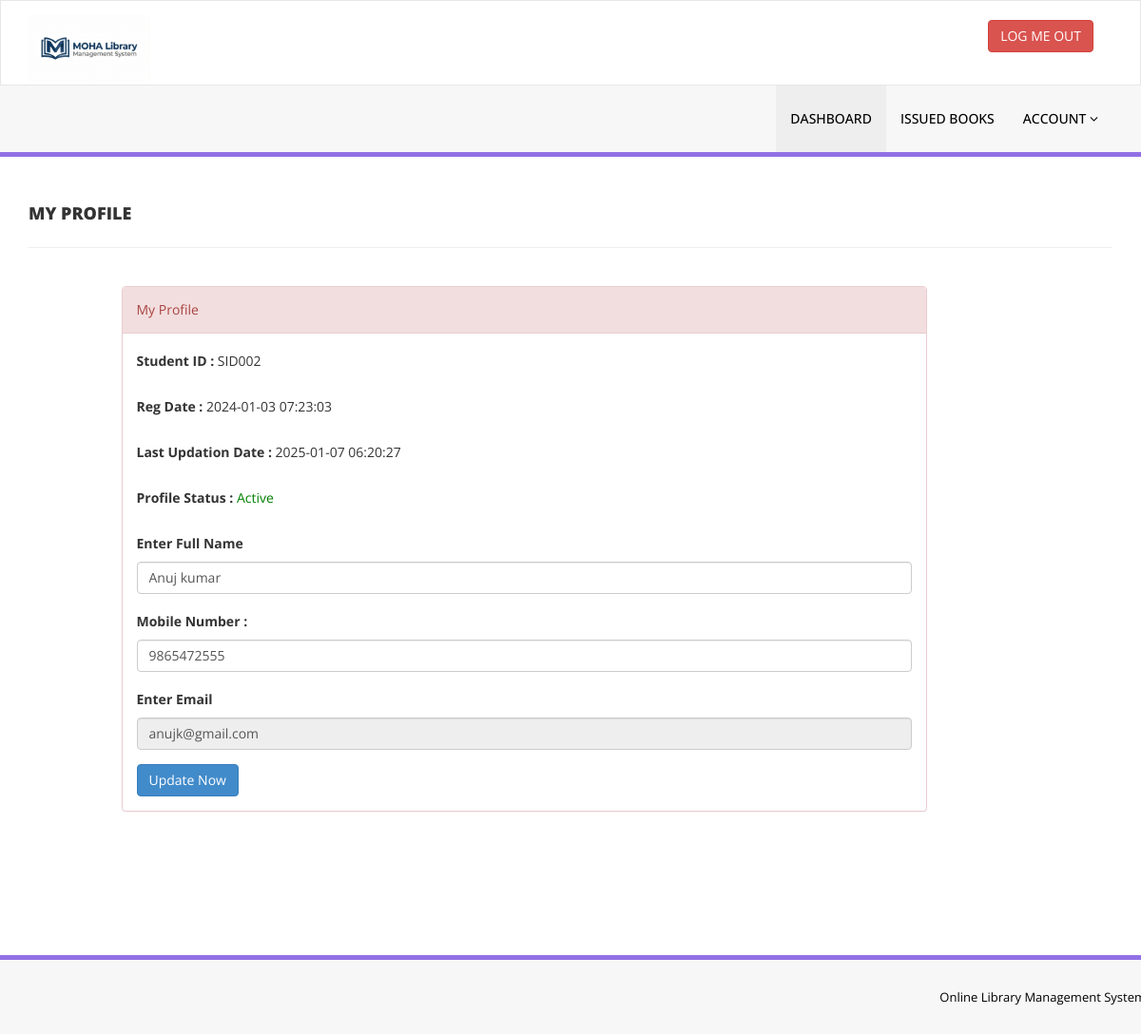
The app's page /my-profile.php (signed in), older data.
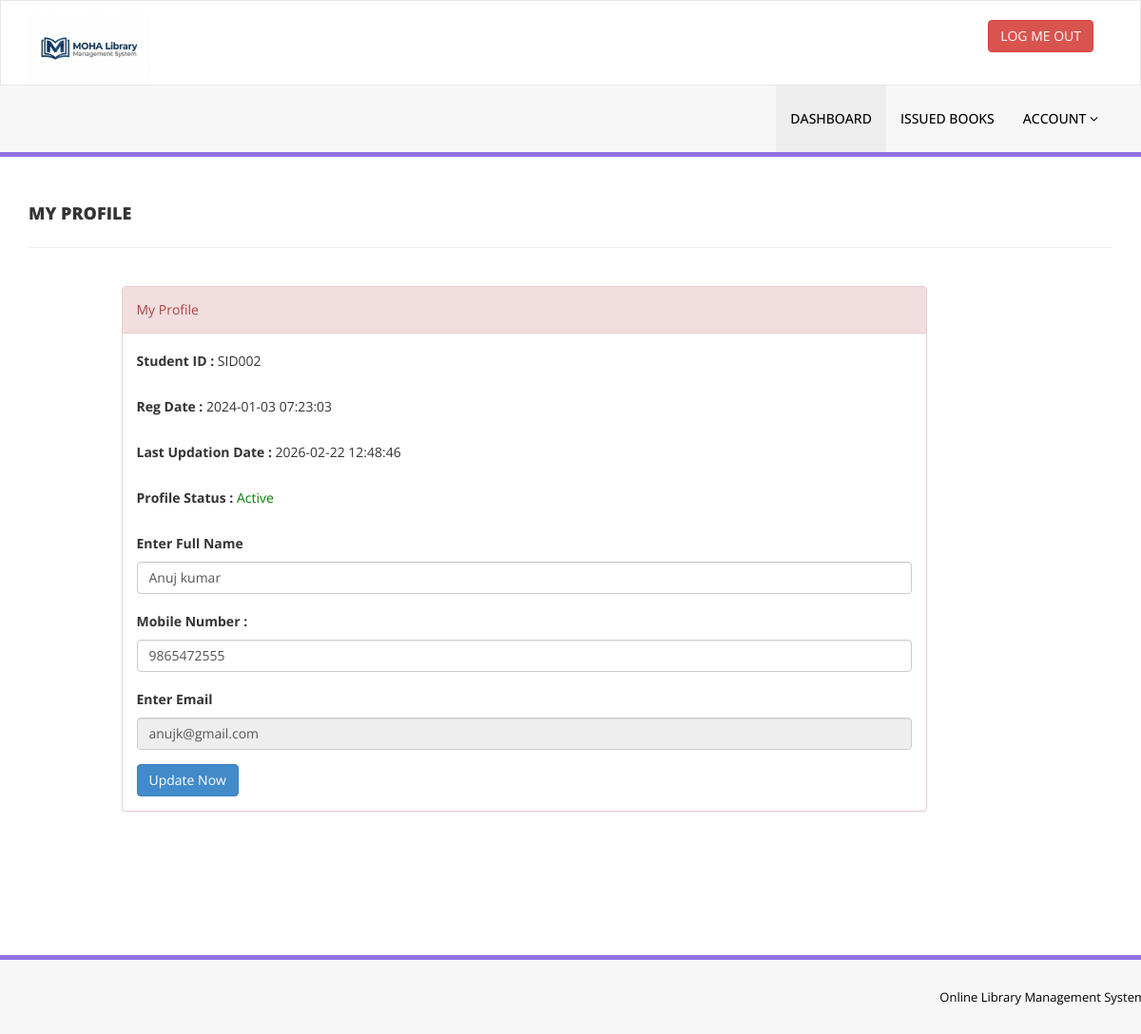
The same page, newer data.
### tables this page shows
CREATE TABLE `tblstudents` (
  `id` int(11) NOT NULL,
  `StudentId` varchar(100) DEFAULT NULL,
  `FullName` varchar(120) DEFAULT NULL,
  `EmailId` varchar(120) DEFAULT NULL,
  `MobileNumber` char(11) DEFAULT NULL,
  `Password` varchar(120) DEFAULT NULL,
  `Status` int(1) DEFAULT NULL,
  `approval` int(1) DEFAULT NULL,
  `RegDate` timestamp NULL DEFAULT current_timestamp(),
  `UpdationDate` timestamp NULL DEFAULT NULL ON UPDATE current_timestamp()
);

### my-profile.php (the view, shortened to what this page needs)
<?php
include('includes/config.php');
if(strlen($_SESSION['login'])==0)
    {
header('location:index.php');
}
else{
?>
<!DOCTYPE html>
<html xmlns="http://www.w3.org/1999/xhtml">
<head>
    <link href="assets/css/bootstrap.css" rel="stylesheet" />
    <link href="assets/css/font-awesome.css" rel="stylesheet" />
    <link href="assets/css/style.css" rel="stylesheet" />
</head>
<body>
<?php include('includes/header.php');?>
    <div class="content-wrapper">
         <div class="container">
        <div class="row pad-botm">
            <div class="col-md-12">
                <h4 class="header-line">My Profile</h4>
                            </div>
        </div>
             <div class="row">
<div class="col-md-9 col-md-offset-1">
               <div class="panel panel-danger">
                        <div class="panel-heading">
                           My Profile
                        </div>
                        <div class="panel-body">
                            <form name="signup" method="post">
<?php
$sid=$_SESSION['stdid'];
$sql="SELECT StudentId,FullName,EmailId,MobileNumber,RegDate,UpdationDate,Status from  tblstudents  where StudentId=:sid ";
$query = $dbh -> prepare($sql);
$query-> bindParam(':sid', $sid, PDO::PARAM_STR);
$query->execute();
$results=$query->fetchAll(PDO::FETCH_OBJ);
if($query->rowCount() > 0)
{
foreach($results as $result)
{               ?>
<div class="form-group">
<label>Student ID : </label>
<?php echo htmlentities($result->StudentId);?>
</div>
<div class="form-group">
<label>Reg Date : </label>
<?php echo htmlentities($result->RegDate);?>
</div>
<?php if($result->UpdationDate!=""){?>
<div class="form-group">
<label>Last Updation Date : </label>
<?php echo htmlentities($result->UpdationDate);?>
</div>
<?php } ?>
<div class="form-group">
<label>Profile Status : </label>
<?php if($result->Status==1){?>
<span style="color: green">Active</span>
<?php } else { ?>
<span style="color: red">Blocked</span>
<?php }?>
</div>
<div class="form-group">
<label>Enter Full Name</label>
<input class="form-control" type="text" name="fullanme" value="<?php echo htmlentities($result->FullName);?>" autocomplete="off" required />
</div>
<div class="form-group">
<label>Mobile Number :</label>
<input class="form-control" type="text" name="mobileno" maxlength="10" value="<?php echo htmlentities($result->MobileNumber);?>" autocomplete="off" required />
</div>
<div class="form-group">
<label>Enter Email</label>
<input class="form-control" type="email" name="email" id="emailid" value="<?php echo htmlentities($result->EmailId);?>"  autocomplete="off" required readonly />
</div>
<?php }} ?>
<button type="submit" name="update" class="btn btn-primary" id="submit">Update Now </button>
                                    </form>
                            </div>
                        </div>
                            </div>
        </div>
    </div>
    </div>
    <?php include('includes/footer.php');?>
</body>
</html>
<?php } ?>

### includes/header.php (shortened to what this page needs)
<div class="navbar navbar-inverse set-radius-zero" >
        <div class="container">
            <div class="navbar-header">
                <a class="navbar-brand" >
                    <img src="assets/img/logo.png" width="128"/>
                </a>
            </div>
<?php if($_SESSION['login'])
{
?>
            <div class="right-div">
                <a href="logout.php" class="btn btn-danger pull-right">LOG ME OUT</a>
            </div>
            <?php }?>
        </div>
    </div>
<?php if($_SESSION['login'])
{
?>
<section class="menu-section">
        <div class="container">
            <div class="row ">
                <div class="col-md-12">
                    <div class="navbar-collapse collapse ">
                        <ul id="menu-top" class="nav navbar-nav navbar-right">
                            <li><a href="dashboard.php" class="menu-top-active">DASHBOARD</a></li>
                            <li><a href="issued-books.php">Issued Books</a></li>
                             <li>
                                <a href="#" class="dropdown-toggle" id="ddlmenuItem" data-toggle="dropdown"> Account <i class="fa fa-angle-down"></i></a>
                            </li>
                        </ul>
                    </div>
                </div>
            </div>
        </div>
    </section>
    <?php } ?>

### includes/footer.php
<section class="footer-section">
     <div class="container">
         <div class="row">
             <div class="col-md-12">
              Online Library Management System</a>
             </div>
         </div>
     </div>
 </section>

### assets/css/style.css (style rules this page uses)
.set-radius-zero { border-radius:0px; -moz-border-radius:0px; -webkit-border-radius:0px; }
.content-wrapper { margin-top: 40px; min-height:800px; padding-bottom:90px; }
.header-line { font-weight:900; padding-bottom:25px; border-bottom:1px solid #eeeeee; text-transform:uppercase; }
.pad-botm { padding-bottom:30px; }
.right-div { float: right; padding: 20px; }
#menu-top a { color:#000; text-decoration:none; font-weight:500; padding: 25px 15px 25px 15px; text-transform:uppercase; }
.menu-section { background-color: #f7f7f7; border-bottom:5px solid #9170E4; width:100% }
.menu-top-active { background-color:#eeeeee; }
.navbar-inverse { background-color: #FFF; border-color: rgba(155, 153, 153, 0.23); }
.navbar { min-height: 90px; margin-bottom: 0px; }
.footer-section { padding:25px 50px 25px 50px; color:#000; font-size:13px; background-color: #f7f7f7; text-align:right; border-top:5px solid #9170E4; }

Row changes from the older to the newer data that the page shows:
changed tblstudents "SID002": UpdationDate "2025-01-07 06:20:27" → "2026-02-22 12:48:46"
